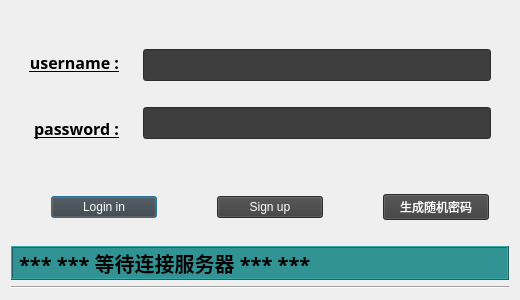
<?xml version="1.0" encoding="UTF-8"?>
<ui version="4.0">
 <class>login_UI</class>
 <widget class="QDialog" name="login_UI">
  <property name="geometry">
   <rect>
    <x>0</x>
    <y>0</y>
    <width>520</width>
    <height>300</height>
   </rect>
  </property>
  <property name="minimumSize">
   <size>
    <width>320</width>
    <height>200</height>
   </size>
  </property>
  <property name="maximumSize">
   <size>
    <width>820</width>
    <height>650</height>
   </size>
  </property>
  <property name="windowTitle">
   <string>LOGIN IN</string>
  </property>
  <property name="windowIcon">
   <iconset resource="backgroundPNG.qrc">
    <normaloff>:/background/background/background.jpg</normaloff>:/background/background/background.jpg</iconset>
  </property>
  <property name="whatsThis">
   <string/>
  </property>
  <property name="styleSheet">
   <string notr="true">QDialog#login_UI{
	
	background-image: url(:/background/background/42.png); /* 背景图片路径 */
background-position: center; /* 将背景图片放置在组件的中心位置 */
background-repeat: no-repeat; /* 禁止背景图片重复 */
background-attachment: fixed; 
}

QLineEdit{
	background-color: rgb(62, 62, 62); 
	color: white;
}

QPushButton{
	background-color: rgb(62, 62, 62); 
	color: white;
}</string>
  </property>
  <property name="modal">
   <bool>false</bool>
  </property>
  <layout class="QVBoxLayout" name="verticalLayout_3" stretch="5,0,0,0">
   <item>
    <widget class="QWidget" name="widget" native="true">
     <layout class="QHBoxLayout" name="horizontalLayout" stretch="0,2">
      <item>
       <widget class="QWidget" name="widget_2" native="true">
        <layout class="QVBoxLayout" name="verticalLayout">
         <property name="spacing">
          <number>0</number>
         </property>
         <item>
          <widget class="QLabel" name="label_username">
           <property name="palette">
            <palette>
             <active/>
             <inactive/>
             <disabled/>
            </palette>
           </property>
           <property name="font">
            <font>
             <family>华文细黑</family>
             <pointsize>12</pointsize>
             <italic>false</italic>
             <bold>true</bold>
             <underline>true</underline>
             <strikeout>false</strikeout>
            </font>
           </property>
           <property name="text">
            <string>username :</string>
           </property>
           <property name="alignment">
            <set>Qt::AlignRight|Qt::AlignTrailing|Qt::AlignVCenter</set>
           </property>
           <property name="wordWrap">
            <bool>false</bool>
           </property>
           <property name="buddy">
            <cstring>le_username</cstring>
           </property>
          </widget>
         </item>
         <item>
          <widget class="QLabel" name="label_passwd">
           <property name="palette">
            <palette>
             <active/>
             <inactive/>
             <disabled/>
            </palette>
           </property>
           <property name="font">
            <font>
             <family>华文细黑</family>
             <pointsize>12</pointsize>
             <italic>false</italic>
             <bold>true</bold>
             <underline>true</underline>
             <strikeout>false</strikeout>
            </font>
           </property>
           <property name="text">
            <string>password :</string>
           </property>
           <property name="alignment">
            <set>Qt::AlignRight|Qt::AlignTrailing|Qt::AlignVCenter</set>
           </property>
           <property name="wordWrap">
            <bool>false</bool>
           </property>
           <property name="buddy">
            <cstring>le_passwd</cstring>
           </property>
          </widget>
         </item>
        </layout>
       </widget>
      </item>
      <item>
       <widget class="QWidget" name="widget_3" native="true">
        <layout class="QVBoxLayout" name="verticalLayout_2">
         <item>
          <widget class="QLineEdit" name="le_username">
           <property name="minimumSize">
            <size>
             <width>0</width>
             <height>32</height>
            </size>
           </property>
           <property name="cursor">
            <cursorShape>CrossCursor</cursorShape>
           </property>
          </widget>
         </item>
         <item>
          <widget class="QLineEdit" name="le_passwd">
           <property name="minimumSize">
            <size>
             <width>0</width>
             <height>32</height>
            </size>
           </property>
           <property name="cursor">
            <cursorShape>CrossCursor</cursorShape>
           </property>
           <property name="echoMode">
            <enum>QLineEdit::Password</enum>
           </property>
          </widget>
         </item>
        </layout>
       </widget>
      </item>
     </layout>
    </widget>
   </item>
   <item>
    <widget class="QWidget" name="widget_4" native="true">
     <layout class="QHBoxLayout" name="horizontalLayout_2">
      <property name="spacing">
       <number>60</number>
      </property>
      <property name="leftMargin">
       <number>40</number>
      </property>
      <property name="rightMargin">
       <number>20</number>
      </property>
      <property name="bottomMargin">
       <number>20</number>
      </property>
      <item>
       <widget class="QPushButton" name="pb_login_in">
        <property name="cursor">
         <cursorShape>PointingHandCursor</cursorShape>
        </property>
        <property name="text">
         <string>Login in</string>
        </property>
       </widget>
      </item>
      <item>
       <widget class="QPushButton" name="pb_sign_up">
        <property name="cursor">
         <cursorShape>OpenHandCursor</cursorShape>
        </property>
        <property name="text">
         <string>Sign up</string>
        </property>
       </widget>
      </item>
      <item>
       <widget class="QPushButton" name="pb_randPasswd">
        <property name="text">
         <string>生成随机密码</string>
        </property>
       </widget>
      </item>
     </layout>
    </widget>
   </item>
   <item>
    <widget class="QLabel" name="label_tips">
     <property name="palette">
      <palette>
       <active>
        <colorrole role="Button">
         <brush brushstyle="SolidPattern">
          <color alpha="255">
           <red>49</red>
           <green>147</green>
           <blue>147</blue>
          </color>
         </brush>
        </colorrole>
        <colorrole role="Base">
         <brush brushstyle="SolidPattern">
          <color alpha="255">
           <red>49</red>
           <green>147</green>
           <blue>147</blue>
          </color>
         </brush>
        </colorrole>
        <colorrole role="Window">
         <brush brushstyle="SolidPattern">
          <color alpha="255">
           <red>49</red>
           <green>147</green>
           <blue>147</blue>
          </color>
         </brush>
        </colorrole>
       </active>
       <inactive>
        <colorrole role="Button">
         <brush brushstyle="SolidPattern">
          <color alpha="255">
           <red>49</red>
           <green>147</green>
           <blue>147</blue>
          </color>
         </brush>
        </colorrole>
        <colorrole role="Base">
         <brush brushstyle="SolidPattern">
          <color alpha="255">
           <red>49</red>
           <green>147</green>
           <blue>147</blue>
          </color>
         </brush>
        </colorrole>
        <colorrole role="Window">
         <brush brushstyle="SolidPattern">
          <color alpha="255">
           <red>49</red>
           <green>147</green>
           <blue>147</blue>
          </color>
         </brush>
        </colorrole>
       </inactive>
       <disabled>
        <colorrole role="Button">
         <brush brushstyle="SolidPattern">
          <color alpha="255">
           <red>49</red>
           <green>147</green>
           <blue>147</blue>
          </color>
         </brush>
        </colorrole>
        <colorrole role="Base">
         <brush brushstyle="SolidPattern">
          <color alpha="255">
           <red>49</red>
           <green>147</green>
           <blue>147</blue>
          </color>
         </brush>
        </colorrole>
        <colorrole role="Window">
         <brush brushstyle="SolidPattern">
          <color alpha="255">
           <red>49</red>
           <green>147</green>
           <blue>147</blue>
          </color>
         </brush>
        </colorrole>
       </disabled>
      </palette>
     </property>
     <property name="font">
      <font>
       <family>方正姚体</family>
       <pointsize>15</pointsize>
       <bold>true</bold>
      </font>
     </property>
     <property name="styleSheet">
      <string notr="true">QLabel#label_tips{
	
	background-color: rgb(49, 147, 147);
}</string>
     </property>
     <property name="frameShape">
      <enum>QFrame::Box</enum>
     </property>
     <property name="frameShadow">
      <enum>QFrame::Raised</enum>
     </property>
     <property name="text">
      <string>*** *** 等待连接服务器 *** ***</string>
     </property>
    </widget>
   </item>
   <item>
    <widget class="Line" name="line">
     <property name="orientation">
      <enum>Qt::Horizontal</enum>
     </property>
    </widget>
   </item>
  </layout>
 </widget>
 <tabstops>
  <tabstop>le_username</tabstop>
  <tabstop>le_passwd</tabstop>
  <tabstop>pb_login_in</tabstop>
  <tabstop>pb_sign_up</tabstop>
 </tabstops>
 <resources>
  <include location="backgroundPNG.qrc"/>
 </resources>
 <connections/>
</ui>
